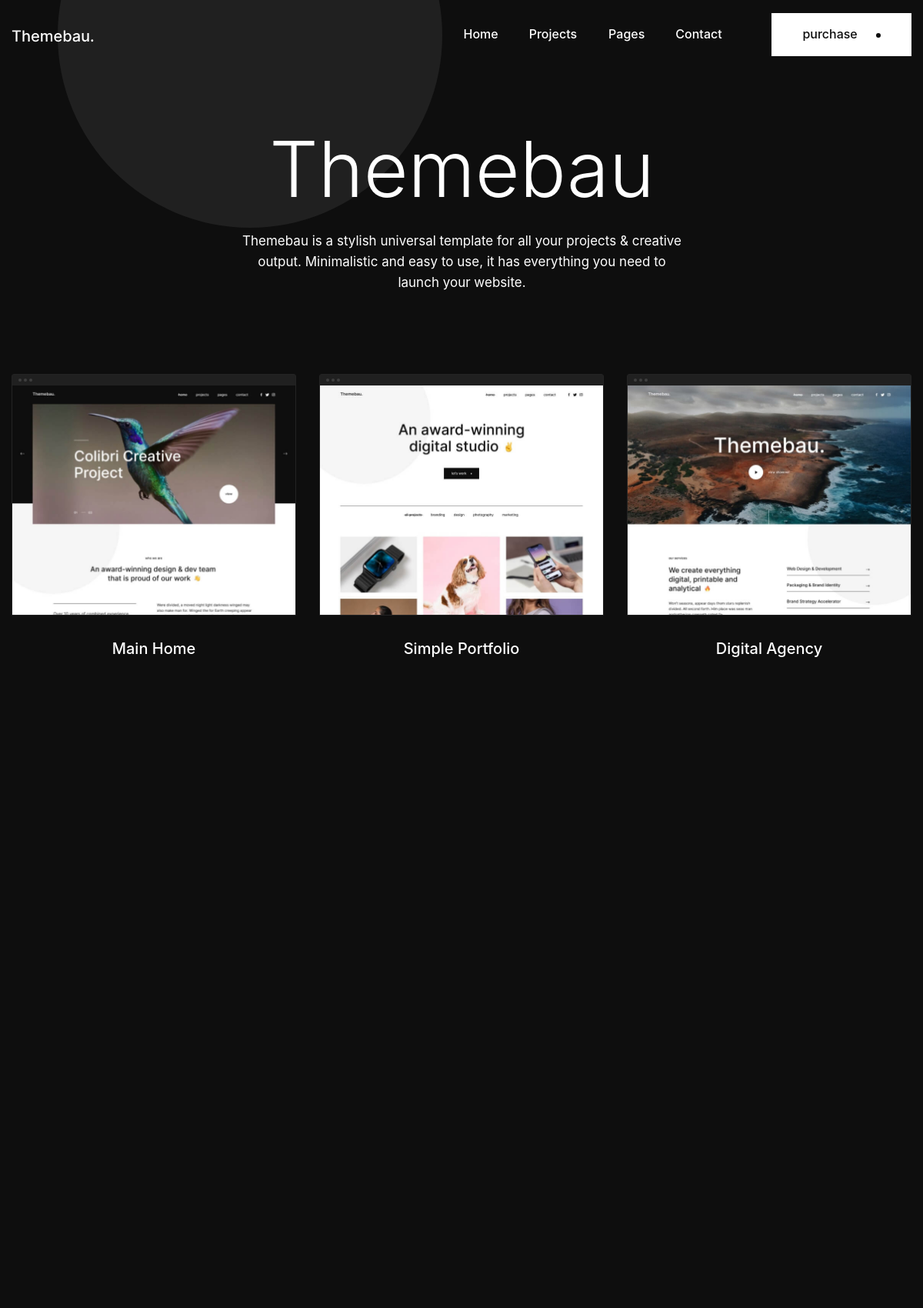
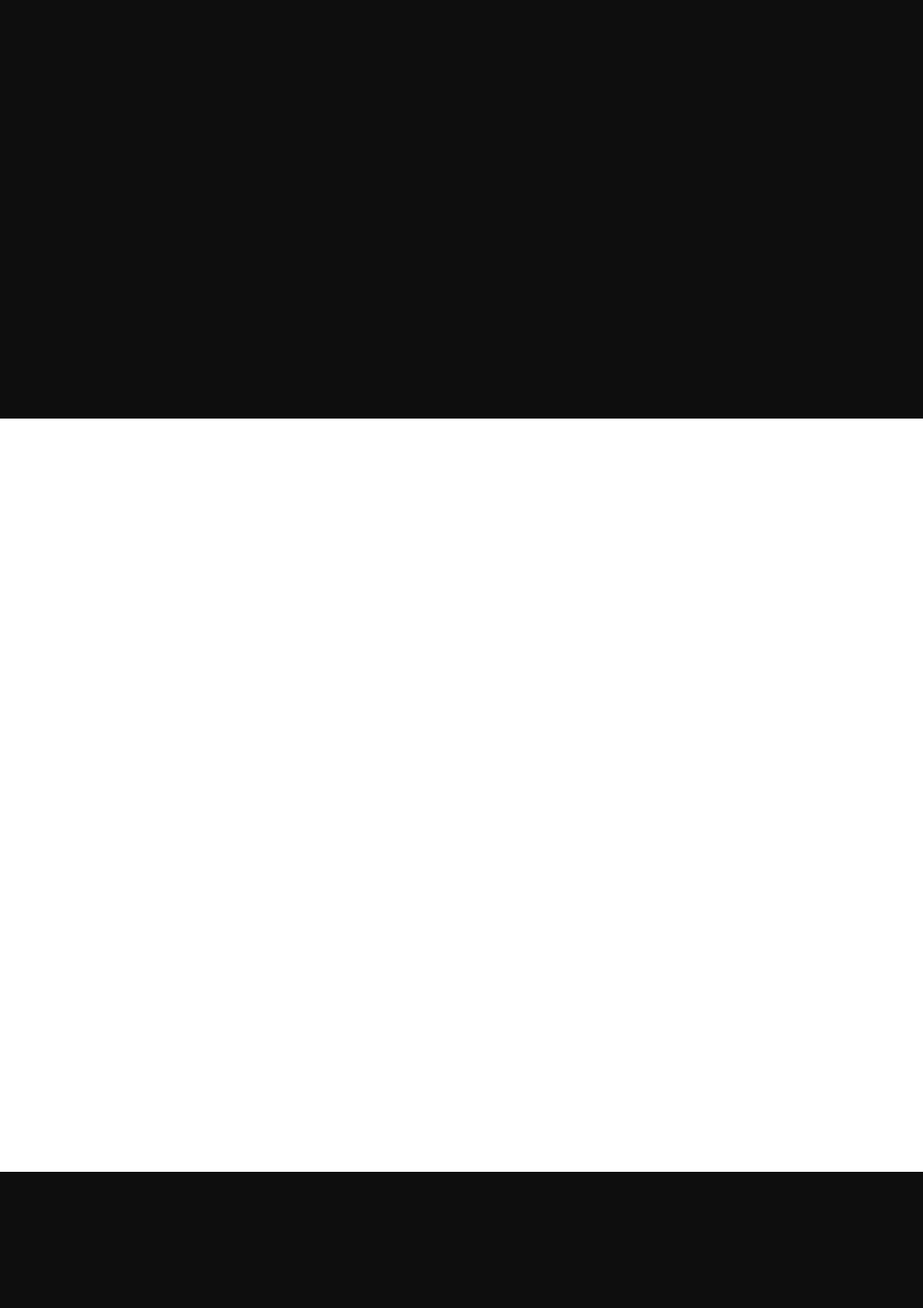
The page / (upper part) on the database its author committed (2 pictures, top to bottom).
### website/models.py (models this page shows, shortened)
class Menu(models.Model):
    type = models.CharField(max_length=20)
    is_active = models.BooleanField(default=True)
    file_path = models.CharField(max_length=50)
    def get_submenu(self):
        return self.submenu_set.filter(is_active=True)

class WebsiteSettings(models.Model):
    main_title = models.CharField(max_length=50)
    main_subtitle = models.TextField()
    button_text = models.CharField(max_length=50)
    site_name = models.CharField(max_length=100)
    innerPage_title = models.CharField(max_length=100, null=True, blank=True)
    innerPage_Subtitle = models.TextField(null=True, blank=True)
    device_support_title = models.CharField(max_length=100, null=True, blank=True)
    device_support_subtitle = models.CharField(max_length=200, null=True, blank=True,)
    device_support_image = models.ImageField(upload_to='devices/', null=True, blank=True)

class Demo(models.Model):
    title = models.CharField(max_length=50)
    file_path = models.CharField(max_length=50)
    image = models.ImageField(upload_to='demos/')

### website/views.py (the view)
# urls.py: path('', views.HomeView.as_view()),
class HomeView(TemplateView):
    template_name = 'index.html'
    def get_context_data(self, **kwargs):
        context = super().get_context_data(**kwargs)
        context['demos'] = Demo.objects.all()
        context['website'] = WebsiteSettings.objects.get()
        context['layout'] = LayoutPage.objects.all()
        context['showcases'] = Showcase.objects.all()
        context['innerPages'] = InnerPage.objects.all()
        context['menuStyles'] = MenuStyle.objects.all()
        context['menus'] = Menu.objects.filter(is_active=True)
        context['submenus'] = Submenu.objects.filter(is_active=True)
        context['dropdownmenus'] = Dropdownmenu.objects.filter(is_active=True)
        return context

### website/models.py (called while the page is built)
    def get_dropdownmenu(self):
        return self.dropdownmenu_set.filter(is_active=True)

### templates/index.html (shortened to what this page needs)
{% extends 'base.html' %}
{% load static %}
{% block main_container %}
    {% include 'header.html' %}
        <div class="content-wrap">
            <div class="py-160 bg-dark text-center">
                <div class="container shape-parent">
                    <div class="shape ms-60">
                        <svg class="mt-n160" data-rellax-speed="1" width="500" height="318" viewBox="0 0 500 318" fill="none" xmlns="http://www.w3.org/2000/svg">
                            <circle cx="250" cy="68" r="250" fill="#202020" />
                        </svg>
                    </div>
                    <div class="row justify-content-center text-white mb-100">
                        <div class="col-12 col-lg-8 col-xl-6">
                            <h1 class="display-4 mb-20 text-white show-on-scroll" data-show-duration="500" data-show-distance="10">{{ website.main_title }}</h1>
                            <p class="mb-4 show-on-scroll" data-show-duration="500" data-show-distance="10" data-show-delay="100">{{ website.main_subtitle }}</p>
                        </div>
                    </div>
                    <div class="row gh-1 gv-4">
                        {% for demo in demos %}
                        <div class="col-12 col-md-6 col-lg-4 show-on-scroll" data-show-duration="500" data-show-distance="20" data-show-delay="50">
                            <a href="{{ demo.file_path }}" class="card card-demo text-white">
                                <span class="card-img">
                                    <img src="{{ demo.image.url }}" alt="">
                                </span>
                                <span class="card-body">
                                    <span class="card-title h5">{{ demo.title }}</span>
                                </span>
                            </a>
                        </div>
                        {% endfor %}
                    </div>
                </div>
            </div>
            <div class="py-160">
                <div class="container">
                    {% for layout in layout %}
                    <div class="row gh-1 gv-2 align-items-center mb-100">
                        <div class="col-12 col-lg-5 d-flex flex-column align-items-lg-end">
                        </div>
                        <div class="col-lg-2 d-none d-lg-block"></div>
                        <div class="col-12 col-lg-4">
                        </div>
                    </div>
                    {% endfor %}
                </div>
            </div>
            <div class="py-160 bg-dark shape-parent overflow-hidden">
                <div class="shape justify-content-end mt-n130">
                </div>
                <div class="container">
                </div>
            </div>
        </div>
{% endblock %}

### templates/base.html (shortened to what this page needs)
<!DOCTYPE html>
<html lang="en">
<head>
         {% load static %}
        <link rel="stylesheet" href="{% static 'assets/vendor/swiper/dist/css/swiper.min.css' %}" />
        <link rel="stylesheet" href="{% static 'assets/vendor/fancybox/dist/jquery.fancybox.min.css' %}" />
        <link rel="stylesheet" href="{% static 'assets/css/themebau.min.css' %}">
        <link rel="stylesheet" href="{% static 'assets/css/custom.css' %}">
    </head>
    <body>
      {% block main_container %}
      {% endblock %}
    </body>
</html>

### templates/header.html (shortened to what this page needs)
{% load static %}
<header class="navbar navbar-top navbar-expand-lg navbar-dark navbar-fixed">
            <div class="container justify-content-between">
                <a class="navbar-brand order-1" href="index.html">
                    <img width="107" src="{% static 'assets/images/logo-white.svg' %}" alt="">
                </a>
                <ul class="nav navbar-nav order-2">
                    <li class="nav-item navbar-dropdown navbar-dropdown-mega">
                        <a href="" class="nav-link">
                            <span class="nav-link-name">Home</span>
                        </a>
                    </li>
                    {% for menu in menus %}
                    <li class="nav-item navbar-dropdown">
                        <a href="{{ menu.file_path }}" class="nav-link">
                            <span class="nav-link-name">{{ menu.type }}</span>
                        </a>
                    </li>
                    {% endfor %}
                </ul>
                <a class="d-none d-sm-inline-block btn btn-white btn-with-ball ms-auto me-40 ms-lg-60 me-lg-0 order-2 order-lg-3" href="https://themes.getbootstrap.com/product/themebau/"> purchase </a>
            </div>
        </header>

### rows shown on the page
Menu: type "Projects"
Menu: type "Pages"
Menu: type "Contact"
WebsiteSettings: main_title "Themebau", main_subtitle "Themebau is a stylish universal template for all your projects & creative output. Minimalistic and easy to use, it has everything you need to launch your website."
Demo: image (picture), title "Main Home"
Demo: image (picture), title "Simple Portfolio"
Demo: image (picture), title "Digital Agency"
